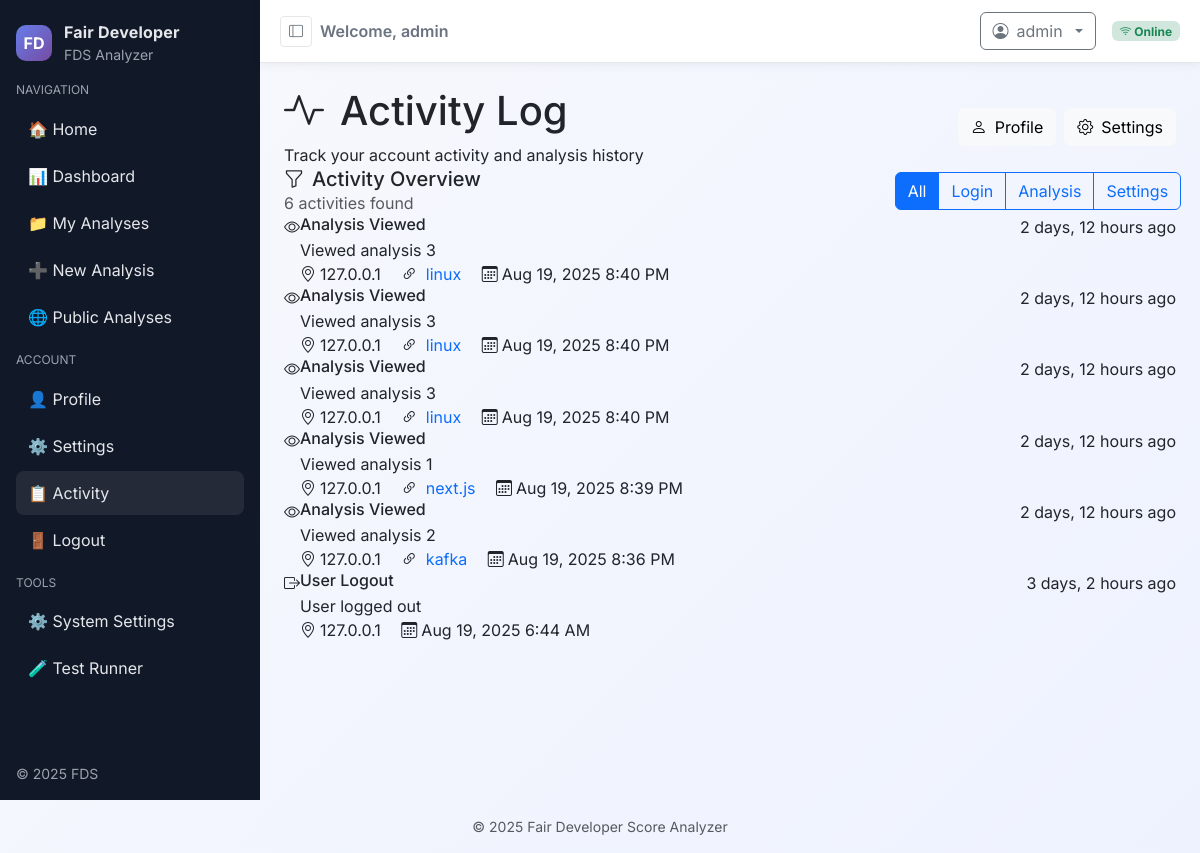
Before: /activity/ (signed in) with the older database file.
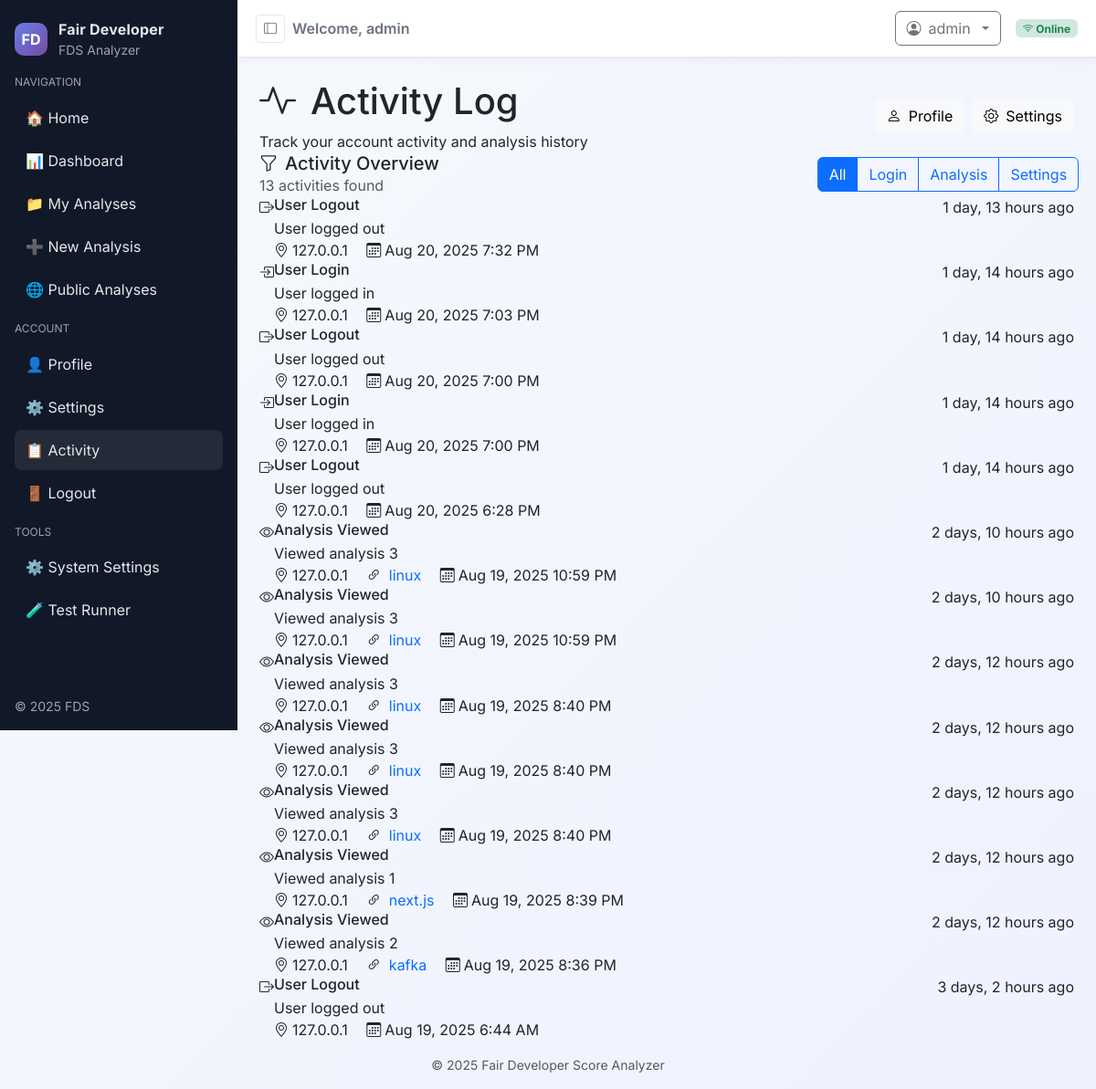
After: the same page with the newer database file.
### dev_productivity/models.py (models this page shows, shortened)
class User(AbstractUser):
    email = models.EmailField(blank=True, null=True, validators=[EmailValidator()])
    first_name = models.CharField(max_length=30, blank=True, null=True)
    last_name = models.CharField(max_length=30, blank=True, null=True)
    github_username = models.CharField(max_length=100, blank=True, null=True)
    github_access_token = models.CharField(max_length=200, blank=True, null=True, help_text="Personal GitHub access token")
    organization = models.CharField(max_length=200, blank=True, null=True)
    job_title = models.CharField(max_length=100, blank=True, null=True)
    default_commit_limit = models.IntegerField(default=300, help_text="Default number of commits to analyze")
    email_notifications = models.BooleanField(default=True)
    analysis_notifications = models.BooleanField(default=True)
    email_verified = models.BooleanField(default=False)
    is_active = models.BooleanField(default=True)
    created_at = models.DateTimeField(default=timezone.now)
    updated_at = models.DateTimeField(auto_now=True)
    last_login_ip = models.GenericIPAddressField(blank=True, null=True)
    USERNAME_FIELD = 'username'
    REQUIRED_FIELDS = []
    class Meta:
        db_table = 'auth_user'
    def get_full_name(self):
        return f"{self.first_name} {self.last_name}".strip()

class ActivityLog(models.Model):
    ACTION_CHOICES = [
        ('login', 'User Login'),
        ('logout', 'User Logout'),
        ('analysis_create', 'Analysis Created'),
        ('analysis_view', 'Analysis Viewed'),
        ('analysis_delete', 'Analysis Deleted'),
        ('analysis_share', 'Analysis Shared'),
        ('settings_update', 'Settings Updated'),
        ('token_update', 'GitHub Token Updated'),
    ]
    user = models.ForeignKey(User, on_delete=models.CASCADE, related_name='activity_logs')
    action = models.CharField(max_length=30, choices=ACTION_CHOICES)
    description = models.TextField(blank=True)
    ip_address = models.GenericIPAddressField(blank=True, null=True)
    user_agent = models.TextField(blank=True)
    analysis = models.ForeignKey(FDSAnalysis, on_delete=models.SET_NULL, null=True, blank=True)
    metadata = models.JSONField(default=dict, blank=True)
    created_at = models.DateTimeField(default=timezone.now)
    class Meta:
        ordering = ['-created_at']

class FDSAnalysis(models.Model):
    STATUS_CHOICES = [
        ('pending', 'Pending'),
        ('running', 'Running'),
        ('completed', 'Completed'),
        ('failed', 'Failed'),
    ]
    user = models.ForeignKey(User, on_delete=models.CASCADE, related_name='analyses')
    repo_url = models.URLField(max_length=500, help_text="GitHub repository URL")
    access_token = models.CharField(max_length=200, help_text="GitHub access token", blank=True)
    commit_limit = models.IntegerField(default=300, help_text="Number of commits to analyze")
    status = models.CharField(max_length=20, choices=STATUS_CHOICES, default='pending')
    created_at = models.DateTimeField(default=timezone.now)
    started_at = models.DateTimeField(null=True, blank=True)
    completed_at = models.DateTimeField(null=True, blank=True)
    total_commits = models.IntegerField(null=True, blank=True)
    total_batches = models.IntegerField(null=True, blank=True)
    total_developers = models.IntegerField(null=True, blank=True)
    execution_time = models.FloatField(null=True, blank=True, help_text="Execution time in seconds")
    error_message = models.TextField(blank=True, null=True)
    is_public = models.BooleanField(default=False, help_text="Make analysis results publicly viewable")
    shared_with = models.ManyToManyField(User, blank=True, related_name='shared_analyses')
    class Meta:
        ordering = ['-created_at']
        verbose_name = "FDS Analysis"
        verbose_name_plural = "FDS Analyses"
    def get_repo_name(self):
        if self.repo_url:
            return self.repo_url.rstrip('/').split('/')[-1]
        return "Unknown Repository"

### dev_productivity/auth_views.py (the view)
# urls.py: path('activity/', auth_views.activity_log, name='activity_log'),
@login_required
@require_GET
def activity_log(request):
    activities = request.user.activity_logs.all()[:50]
    return render(request, 'dev_productivity/auth/activity_log.html', {'activities': activities})

### dev_productivity/templates/dev_productivity/auth/activity_log.html (shortened to what this page needs)
{% extends 'dev_productivity/base.html' %}
{% load static %}
{% block content %}
<div class="activity-header">
    <div class="container">
        <div class="row align-items-center">
            <div class="col-md-8">
                <h1 class="mb-2">
                    <i class="bi bi-activity me-3"></i>Activity Log
                </h1>
                <p class="mb-0">Track your account activity and analysis history</p>
            </div>
            <div class="col-md-4 text-end">
                <div class="d-flex justify-content-end">
                    <a href="{% url 'user_profile' %}" class="btn btn-light me-2">
                        <i class="bi bi-person me-2"></i>Profile
                    </a>
                    <a href="{% url 'user_settings' %}" class="btn btn-light">
                        <i class="bi bi-gear me-2"></i>Settings
                    </a>
                </div>
            </div>
        </div>
    </div>
</div>
<div class="container">
    <div class="filter-section">
        <div class="row align-items-center">
            <div class="col-md-8">
                <h5 class="mb-0">
                    <i class="bi bi-funnel me-2"></i>Activity Overview
                </h5>
                <p class="text-muted mb-0">{{ activities.count }} activities found</p>
            </div>
            <div class="col-md-4 text-end">
                <div class="btn-group" role="group">
                    <button type="button" class="btn btn-outline-primary active" onclick="filterActivities('all')">All</button>
                    <button type="button" class="btn btn-outline-primary" onclick="filterActivities('login')">Login</button>
                    <button type="button" class="btn btn-outline-primary" onclick="filterActivities('analysis')">Analysis</button>
                    <button type="button" class="btn btn-outline-primary" onclick="filterActivities('settings')">Settings</button>
                </div>
            </div>
        </div>
    </div>
    <div class="activity-card">
        <div class="card-body p-0">
            {% if activities %}
                {% for activity in activities %}
                <div class="activity-item" data-action="{{ activity.action }}">
                    <div class="d-flex align-items-start">
                        <div class="activity-icon activity-{{ activity.action }}">
                            {% if activity.action == 'login' %}
                                <i class="bi bi-box-arrow-in-right"></i>
                            {% elif activity.action == 'logout' %}
                                <i class="bi bi-box-arrow-right"></i>
                            {% elif activity.action == 'analysis_create' %}
                                <i class="bi bi-plus-circle"></i>
                            {% elif activity.action == 'analysis_view' %}
                                <i class="bi bi-eye"></i>
                            {% elif activity.action == 'analysis_delete' %}
                                <i class="bi bi-trash"></i>
                            {% elif activity.action == 'analysis_share' %}
                                <i class="bi bi-share"></i>
                            {% elif activity.action == 'settings_update' %}
                                <i class="bi bi-gear"></i>
                            {% elif activity.action == 'token_update' %}
                                <i class="bi bi-key"></i>
                            {% else %}
                                <i class="bi bi-activity"></i>
                            {% endif %}
                        </div>
                        <div class="flex-grow-1">
                            <div class="d-flex justify-content-between align-items-start">
                                <div>
                                    <h6 class="mb-1">{{ activity.get_action_display }}</h6>
                                    {% if activity.description %}
                                        <div class="activity-description">{{ activity.description }}</div>
                                    {% endif %}
                                </div>
                                <div class="activity-time">{{ activity.created_at|timesince }} ago</div>
                            </div>
                            <div class="activity-meta">
                                {% if activity.ip_address %}
                                    <i class="bi bi-geo-alt me-1"></i>{{ activity.ip_address }}
                                {% endif %}
                                {% if activity.analysis %}
                                    <i class="bi bi-link-45deg me-1 ms-3"></i>
                                    <a href="{% url 'analysis_detail' activity.analysis.id %}" class="text-decoration-none">
                                        {{ activity.analysis.get_repo_name }}
                                    </a>
                                {% endif %}
                                <i class="bi bi-calendar3 me-1 ms-3"></i>{{ activity.created_at|date:"M j, Y g:i A" }}
                            </div>
                        </div>
                    </div>
                </div>
                {% endfor %}
            {% endif %}
        </div>
    </div>
</div>
{% endblock %}

### dev_productivity/templates/dev_productivity/base.html (shortened to what this page needs)
<!DOCTYPE html>
<html lang="en">
<head>
    {% load static %}
    <link href="https://cdn.jsdelivr.net/npm/bootstrap@5.3.3/dist/css/bootstrap.min.css" rel="stylesheet">
    <link href="https://cdn.jsdelivr.net/npm/bootstrap-icons@1.11.3/font/bootstrap-icons.css" rel="stylesheet">
</head>
<body>
    <div class="app-shell" id="appShell">
        <aside class="sidebar">
            <div class="brand">
                <div class="brand-logo">FD</div>
                <div>
                    <div class="brand-name">Fair Developer</div>
                    <div class="small">FDS Analyzer</div>
                </div>
            </div>
            <div class="nav-section">Navigation</div>
            <nav class="d-grid gap-1">
                <a class="nav-link {% if request.path == '/' %}active{% endif %}" href="{% url 'home' %}">🏠 Home</a>
                {% if user.is_authenticated %}
                    <a class="nav-link {% if 'dashboard' in request.path %}active{% endif %}" href="{% url 'user_dashboard' %}">📊 Dashboard</a>
                    <a class="nav-link {% if 'analyses/my' in request.path %}active{% endif %}" href="{% url 'user_analyses' %}">📁 My Analyses</a>
                    <a class="nav-link {% if 'create-analysis' in request.path %}active{% endif %}" href="{% url 'create_analysis' %}">➕ New Analysis</a>
                {% endif %}
                <a class="nav-link {% if 'analyses/' in request.path and 'my' not in request.path %}active{% endif %}" href="{% url 'analysis_list' %}">🌐 Public Analyses</a>
            </nav>
            {% if user.is_authenticated %}
            <div class="nav-section">Account</div>
            <nav class="d-grid gap-1">
                <a class="nav-link {% if 'profile' in request.path %}active{% endif %}" href="{% url 'user_profile' %}">👤 Profile</a>
                <a class="nav-link {% if 'settings' in request.path %}active{% endif %}" href="{% url 'user_settings' %}">⚙️ Settings</a>
                <a class="nav-link {% if 'activity' in request.path %}active{% endif %}" href="{% url 'activity_log' %}">📋 Activity</a>
                <a class="nav-link" href="{% url 'logout' %}">🚪 Logout</a>
            </nav>
            {% else %}
            <div class="nav-section">Account</div>
            <nav class="d-grid gap-1">
                <a class="nav-link" href="{% url 'login' %}">🔐 Sign In</a>
                <a class="nav-link" href="{% url 'register' %}">📝 Register</a>
            </nav>
            {% endif %}
            <div class="nav-section">Tools</div>
            <nav class="d-grid gap-1">
                <a class="nav-link" href="{% url 'settings' %}">⚙️ System Settings</a>
                <a class="nav-link" href="{% url 'test_runner' %}">🧪 Test Runner</a>
            </nav>
            <div class="mt-auto small" style="position:absolute; bottom:1rem; color:var(--sidebar-muted)">© 2025 FDS</div>
        </aside>
        <main class="main">
            <div class="topbar position-sticky top-0 bg-white" style="z-index: 1030; box-shadow: 0 2px 10px rgba(17,24,39,.06);">
                <div class="container-fluid d-flex align-items-center justify-content-between">
                    <div class="d-flex align-items-center gap-2 text-truncate" style="color:#6b7280; max-width:50%">
                        <button class="btn btn-sm btn-outline-secondary sidebar-toggle" id="toggleSidebar" title="Toggle sidebar">
                            <i class="bi bi-layout-sidebar"></i>
                        </button>
                        <div class="fw-semibold text-truncate">
                        {% if analysis %}
                          Viewing: {{ analysis.repo_url }}
                        {% else %}
                          {% if user.is_authenticated %}Welcome, {{ user.first_name }}{% else %}FDS Analyzer{% endif %}
                        {% endif %}
                        </div>
                    </div>
                    <div class="d-flex align-items-center gap-3">
                        {% if user.is_authenticated %}
                            <div class="dropdown">
                                <button class="btn btn-outline-secondary dropdown-toggle d-flex align-items-center gap-2" type="button" data-bs-toggle="dropdown">
                                    <i class="bi bi-person-circle"></i>
                                    <span>{{ user.first_name }}</span>
                                </button>
                            </div>
                        {% endif %}
                        {% if analysis and user.is_authenticated %}
                        <ul class="nav nav-pills">
                            <li class="nav-item">
                                <a class="nav-link {% if request.resolver_match and request.resolver_match.url_name == 'analysis_detail' %}active{% endif %}" href="{% url 'analysis_detail' analysis.id %}">Overview</a>
                            </li>
                            <li class="nav-item">
                                <a class="nav-link {% if request.resolver_match and request.resolver_match.url_name == 'dashboard' %}active{% endif %}" href="{% url 'dashboard' analysis.id %}">Dashboard</a>
                            </li>
                        </ul>
                        {% elif analysis %}
                        <span class="badge bg-success-subtle text-success"><i class="bi bi-eye"></i> Public View</span>
                        {% else %}
                        <span class="badge bg-success-subtle text-success"><i class="bi bi-wifi"></i> Online</span>
                        {% endif %}
                    </div>
                </div>
            </div>
            <div class="container mt-4">
        {% block content %}
        {% endblock %}
            </div>
        </main>
    </div>
    <footer class="text-center text-muted py-3" style="background:transparent">
        <div class="container small">
            <span>&copy; 2025 Fair Developer Score Analyzer</span>
        </div>
    </footer>
</body>
</html>

Changed rows visible on the page:
added ActivityLog: action "User Logout", description "User logged out", created_at "1 day, 13 hours", ip_address "127.0.0.1", created_at "Aug 20, 2025 7:32 PM"
added ActivityLog: action "User Login", description "User logged in", created_at "1 day, 14 hours", ip_address "127.0.0.1", created_at "Aug 20, 2025 7:03 PM"
added ActivityLog: action "User Logout", description "User logged out", created_at "1 day, 14 hours", ip_address "127.0.0.1", created_at "Aug 20, 2025 7:00 PM"
added ActivityLog: action "User Login", description "User logged in", created_at "1 day, 14 hours", ip_address "127.0.0.1", created_at "Aug 20, 2025 7:00 PM"
added ActivityLog: action "User Logout", description "User logged out", created_at "1 day, 14 hours", ip_address "127.0.0.1", created_at "Aug 20, 2025 6:28 PM"
added ActivityLog: action "Analysis Viewed", description "Viewed analysis 3", created_at "2 days, 10 hours", ip_address "127.0.0.1", analysis.get_repo_name "linux", created_at "Aug 19, 2025 10:59 PM"
added ActivityLog: action "Analysis Viewed", description "Viewed analysis 3", created_at "2 days, 10 hours", ip_address "127.0.0.1", analysis.get_repo_name "linux", created_at "Aug 19, 2025 10:59 PM"
Other visible differences:
{{ activities.count }}: "6" → "13"
